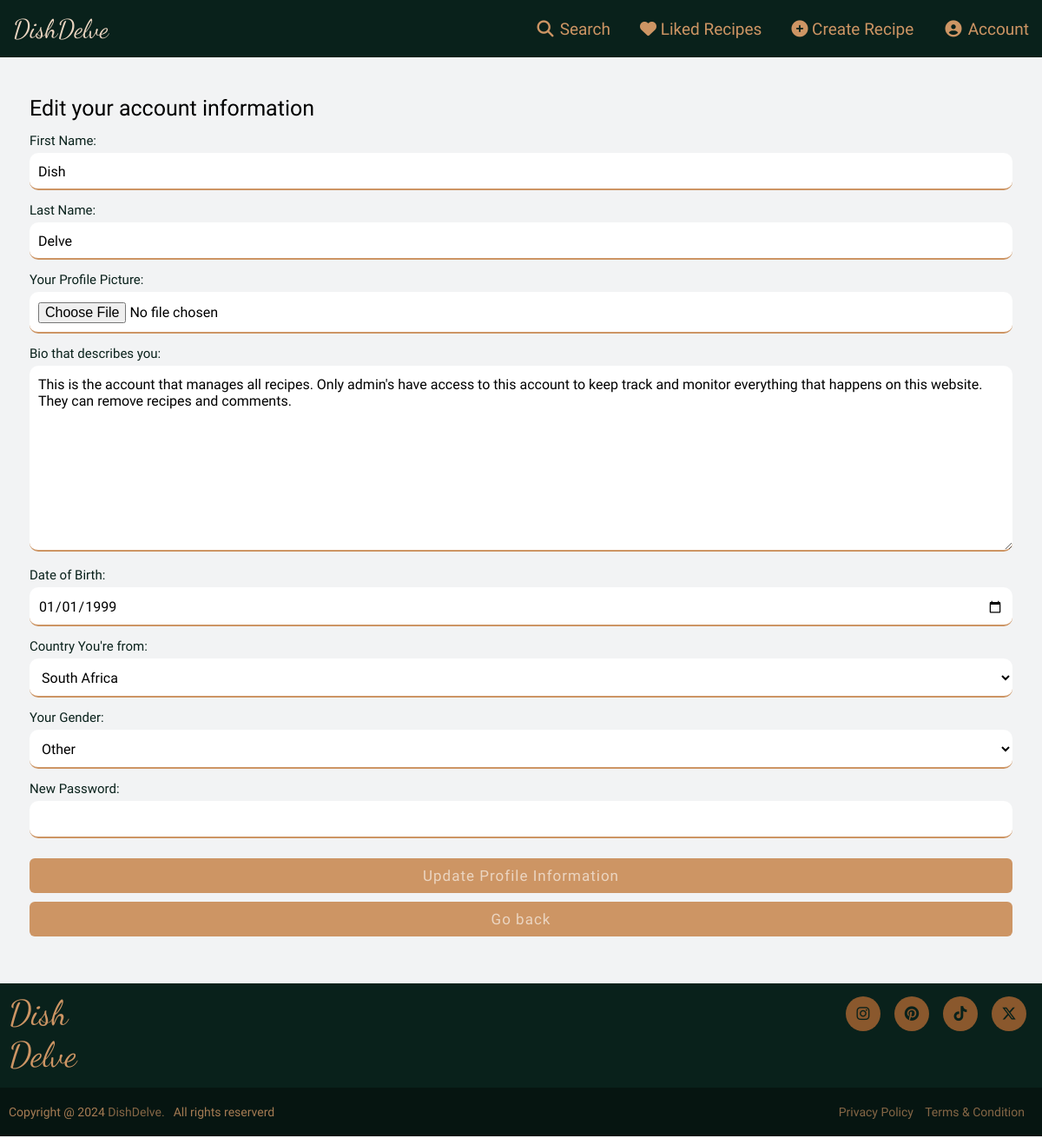
/edit-account-information/ (signed in), run on the app's committed database.
### recipes/models.py (models this page shows, shortened)
class User(AbstractBaseUser, PermissionsMixin):
    email = models.EmailField(unique=True, help_text="Email address of user which is unique in database")
    first_name = models.CharField(max_length=50, help_text="First name of user")
    last_name = models.CharField(max_length=50, help_text="Last name of user")
    profile_picture = models.ImageField(upload_to='user_profile/', null=True, blank=True, help_text="Profile picture of user")
    bio = models.TextField(null=True, blank=True, help_text="Short bio of user when another user views profile")
    is_active = models.BooleanField(default=True, help_text="Whether user is active")
    is_staff = models.BooleanField(default=False, help_text="Whether user is staff")
    date_joined = models.DateTimeField(auto_now_add=True, help_text="Date the account was created")
    date_of_birth = models.DateField(null=True, blank=True, help_text="Date of birth of user")
    gender = models.CharField(max_length=10, choices=GENDER_CHOICE, null=True, blank=True, help_text="Gender of user")
    country = models.CharField(max_length=80, choices=COUNTRY_CHOICES, null=True, blank=True, help_text="Country of user")
    objects = CustomUserManager()
    USERNAME_FIELD = 'email'
    REQUIRED_FIELDS = []

### recipes/views.py (the view, shortened to what this page needs)
# urls.py: path('edit-account-information/', EditAccountInformationView.as_view(), name='edit_account_information'),
class EditAccountInformationView(LoginRequiredMixin, TemplateView):
    login_url = reverse_lazy('user_login')
    template_name = 'recipes/edit_account.html'
    def get_context_data(self, **kwargs):
        context = super(EditAccountInformationView, self).get_context_data(**kwargs)
        user_information = self.request.user
        form = EditAccountInformationForm(instance=user_information)
        context['form'] = form
        context['user'] = user_information
        return context

### recipes/templates/recipes/edit_account.html (shortened to what this page needs)
{% extends "recipes/base.html" %}
{% load static %}
{% block links %}
    <link rel="stylesheet" type="text/css" href="{% static 'recipes/styles.css' %}">
{% endblock %}
{% block content %}
        <div class="base-container">
            <h2>Edit your account information</h2>
            <form method="post" enctype="multipart/form-data">
                <div class="form-group">
                    <label for="id_first_name">First Name:</label>
                    {{ form.first_name }}
                </div>
                <div class="form-group">
                    <label for="id_last_name">Last Name:</label>
                    {{ form.last_name }}
                </div>
                <div class="form-group">
                    <label for="id_profile_picture">Your Profile Picture:</label>
                    {{ form.profile_picture }}
                </div>
                <div class="form-group">
                    <label for="id_bio">Bio that describes you:</label>
                    {{ form.bio }}
                </div>
                <div class="form-group">
                    <label for="id_date_of_birth">Date of Birth:</label>
                    {{ form.date_of_birth }}
                </div>
                <div class="form-group">
                    <label for="id_gender">Country You're from:</label>
                    {{ form.country }}
                </div>
                <div class="form-group">
                    <label for="id_gender">Your Gender:</label>
                    {{ form.gender }}
                </div>
                <div class="form-group">
                    <label for="id_new_password">New Password:</label>
                    {{ form.new_password }}
                </div>
                <button type="submit" class="create-recipe">Update Profile Information</button>
                <button class="create-recipe" onclick="window.history.back()" type="button">Go back</button>
            </form>
        </div>
{% endblock %}

### recipes/static/recipes/styles.css (style rules this page uses)
* { margin: 0; padding: 0; box-sizing: border-box; font-family: 'Barlow Semi Condensed', sans-serif; }
body { position: relative; min-height: 100%; padding-bottom: 178px; background-color: #f2f3f4; display: flex; flex-direction: column; margin: 0; }
html { height: 100%; }
.form-group { margin-top: 30px; }
.form-group label { font-size: 15px; color: #09211b; }
.form-control { flex: 1; margin-top: 5px; width: 100%; padding: 10px; border-radius: 10px; border: none; outline: none; font-size: 16px; background-color: white; border-bottom: 2px solid #ccc; border-top: 2px solid transparent; transition: all 0.2s ease; }
.create-recipe { width: 100%; border: none; color: #392413; font-size: 17px; font-weight: 500; letter-spacing: 1px; border-radius: 6px; background-color: #cd9564; cursor: pointer; padding: 10px; margin-top: 10px; transition: all 0.3s ease; }
h2 { font-size: 25px; font-weight: 400; }
.form-group { margin-top: 13px; margin-block: 13px; }
.create-recipe { width: 100%; border: none; color: #ebd5c1; font-size: 17px; font-weight: 500; letter-spacing: 1px; border-radius: 6px; background-color: #cd9564; cursor: pointer; padding: 10px; transition: all 0.3s ease; }
.base-container { padding: 34px; width: 100%; margin: 10px auto 20px; }

### data on the page
User: first_name "Dish", last_name "Delve", bio "This is the account that manages all recipes. Only admin's have access to this account to keep track and monitor everything that happens on this website. They can remove recipes and comments.", date_of_birth "01/01/1999", country "South Africa", gender "Other"
